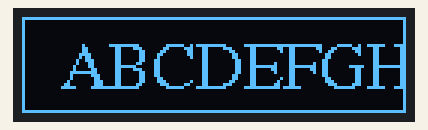
The program below on a simulated Raspberry Pi (BCM pin numbers). On the bench: 128×32 one-colour display.

Above: at 0.12 s.
At 2.72 s:
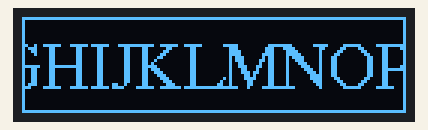
At 5.45 s:
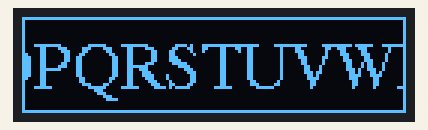
At 10.92 s:
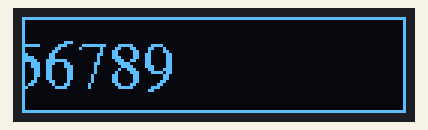
At 16.39 s:
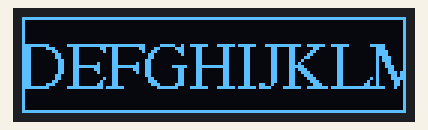
At 21.86 s:
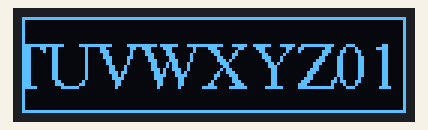

The program:

oled_alphabet.py
```python
# oled_alphabet.py

import board
import busio
from adafruit_ssd1306 import SSD1306_I2C
from PIL import Image, ImageDraw, ImageFont
import time

# I2C 설정
i2c = busio.I2C(board.SCL, board.SDA)

# 디스플레이 초기화
w = width = 128
h = height = 32

oled = SSD1306_I2C(width, height, i2c)

# 폰트 설정 (Pillow에서 제공하는 TrueType 폰트 사용)
font_path = "/usr/share/fonts/truetype/freefont/FreeSerif.ttf"
font = ImageFont.truetype(font_path, 22)

# 텍스트 설정 (A-Z, 0-9)
text = "ABCDEFGHIJKLMNOPQRSTUVWXYZ0123456789"

# 이미지 생성하여 텍스트 크기 계산
image = Image.new("1", (oled.width, oled.height))
draw = ImageDraw.Draw(image)

# 텍스트의 경계박스를 얻어 텍스트 크기 계산
text_bbox = draw.textbbox((0, 0), text, font=font)
tw = text_width = text_bbox[2] - text_bbox[0]
th = text_height = text_bbox[3] - text_bbox[1]

# 스크롤 시작 위치 설정
scroll_x = oled.width/10  # 화면 오른쪽에서 시작

# 스크롤 루프
duration = 0.1
scroll_x_amount = oled.width//20
# 새 화면 생성
image = Image.new("1", (oled.width, oled.height))
draw = ImageDraw.Draw(image)
while 1 :
    draw.rectangle( [0, 0, w -1, h -1], fill=0, outline = 0)
    draw.rectangle( [0, 0, w -1, h -1], fill=0, outline = 1)

    # 텍스트 그리기 (스크롤 X 좌표에 따라 위치 지정)
    draw.text( (scroll_x, (h - text_height) // 2), text, font=font, fill=255)

    # 화면에 이미지 출력
    oled.image(image)
    oled.show()

    # 스크롤 이동 (왼쪽으로 이동)
    scroll_x -= scroll_x_amount  # 스크롤 속도 조정

    # 텍스트가 화면을 벗어나면 다시 오른쪽으로 되돌리기
    if scroll_x < - text_width:
        scroll_x = w

    # 잠시 기다리기 (스크롤 속도 조정)
    time.sleep( duration )
pass
```
